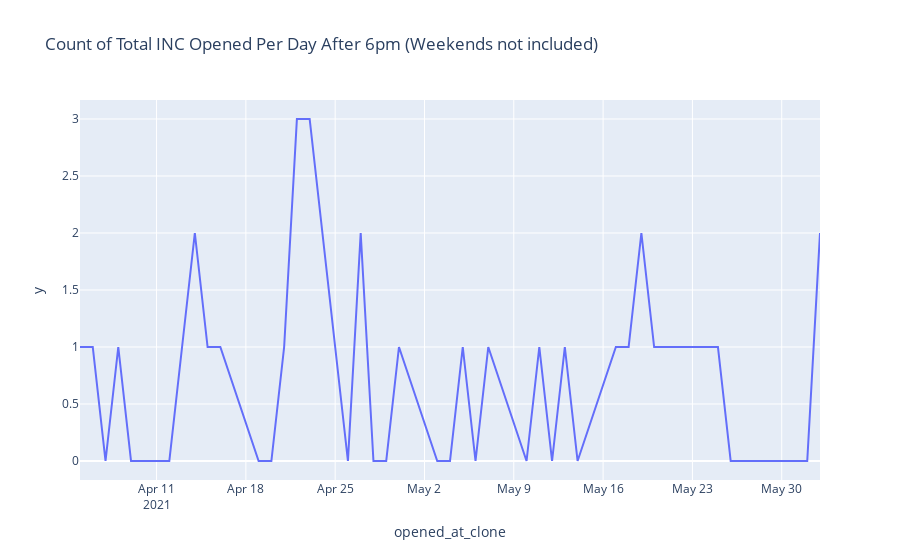

Notebook cell for this chart:
### Markdown cell above
### Total count of INC opened per day - After 6pm

### Code cell
# Set to after 6pm only
df_main = df_main[ df_main['opened_at_hour'] >= 18]

df_daily = df_main.copy(deep=True)
df_daily.set_index('opened_at_clone', inplace=True)
df_daily_resample_b = df_daily['task_effective_number'].resample('B').count()

fig = px.line(df_daily_resample_b, x=df_daily_resample_b.index, y=df_daily['task_effective_number'].resample('B').count(),
              title='Count of Total INC Opened Per Day After 6pm (Weekends not included)')
fig.show()

### Figure 1 — Plotly figure (JSON) as saved in the notebook; plotly's stock layout.template omitted (floating-point values rounded to 4 significant figures)
{"data": [{"hovertemplate": "opened_at_clone=%{x}<br>y=%{y}<extra></extra>", "legendgroup": "", "line": {"color": "#636efa", "dash": "solid"}, "mode": "lines", "name": "", "orientation": "v", "showlegend": false, "type": "scatter", "x": ["2021-04-05T00:00:00-04:00", "2021-04-06T00:00:00-04:00", "2021-04-07T00:00:00-04:00", "2021-04-08T00:00:00-04:00", "2021-04-09T00:00:00-04:00", "2021-04-12T00:00:00-04:00", "2021-04-13T00:00:00-04:00", "2021-04-14T00:00:00-04:00", "2021-04-15T00:00:00-04:00", "2021-04-16T00:00:00-04:00", "2021-04-19T00:00:00-04:00", "2021-04-20T00:00:00-04:00", "2021-04-21T00:00:00-04:00", "2021-04-22T00:00:00-04:00", "2021-04-23T00:00:00-04:00", "2021-04-26T00:00:00-04:00", "2021-04-27T00:00:00-04:00", "2021-04-28T00:00:00-04:00", "2021-04-29T00:00:00-04:00", "2021-04-30T00:00:00-04:00", "2021-05-03T00:00:00-04:00", "2021-05-04T00:00:00-04:00", "2021-05-05T00:00:00-04:00", "2021-05-06T00:00:00-04:00", "2021-05-07T00:00:00-04:00", "2021-05-10T00:00:00-04:00", "2021-05-11T00:00:00-04:00", "2021-05-12T00:00:00-04:00", "2021-05-13T00:00:00-04:00", "2021-05-14T00:00:00-04:00", "2021-05-17T00:00:00-04:00", "2021-05-18T00:00:00-04:00", "2021-05-19T00:00:00-04:00", "2021-05-20T00:00:00-04:00", "2021-05-21T00:00:00-04:00", "2021-05-24T00:00:00-04:00", "2021-05-25T00:00:00-04:00", "2021-05-26T00:00:00-04:00", "2021-05-27T00:00:00-04:00", "2021-05-28T00:00:00-04:00", "2021-05-31T00:00:00-04:00", "2021-06-01T00:00:00-04:00", "2021-06-02T00:00:00-04:00"], "xaxis": "x", "y": [1, 1, 0, 1, 0, 0, 1, 2, 1, 1, 0, 0, 1, 3, 3, 0, 2, 0, 0, 1, 0, 0, 1, 0, 1, 0, 1, 0, 1, 0, 1, 1, 2, 1, 1, 1, 1, 0, 0, 0, 0, 0, 2], "yaxis": "y"}], "layout": {"legend": {"tracegroupgap": 0}, "title": {"text": "Count of Total INC Opened Per Day After 6pm (Weekends not included)"}, "xaxis": {"anchor": "y", "domain": [0, 1], "title": {"text": "opened_at_clone"}}, "yaxis": {"anchor": "x", "domain": [0, 1], "title": {"text": "y"}}}}
